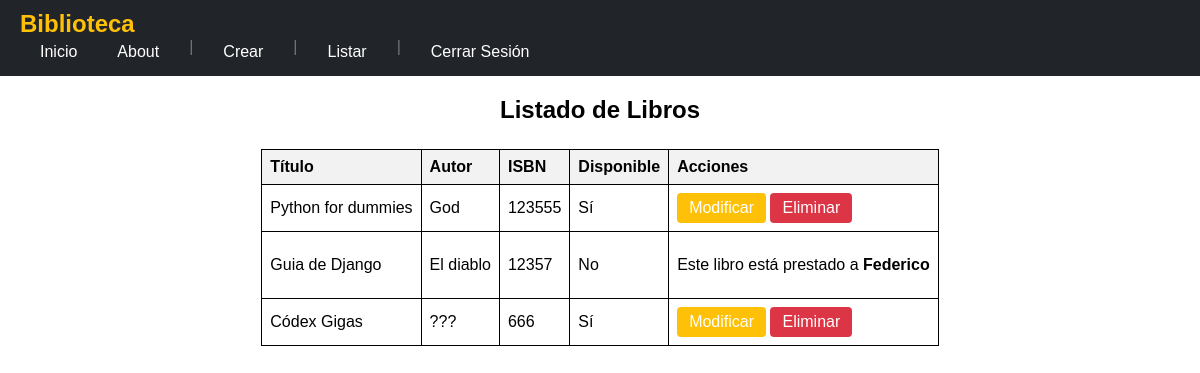
Screenshot of /listar_libros/ (signed in) with the database file from the repository.
### biblioteca/models.py (models this page shows, shortened)
class Libro(models.Model):
    titulo = models.CharField(max_length=200)
    autor = models.CharField(max_length=100)
    isbn = models.CharField(max_length=13, unique=True)
    disponible = models.BooleanField(default=True)

class Prestamo(models.Model):
    libro = models.ForeignKey(Libro, on_delete=models.CASCADE)
    usuario = models.ForeignKey(Usuario, on_delete=models.CASCADE)
    fecha_prestamo = models.DateField(auto_now_add=True)
    fecha_devolucion = models.DateField(null=True, blank=True)

class Usuario(models.Model):
    nombre = models.CharField(max_length=100)
    email = models.EmailField(unique=True)
    telefono = models.CharField(max_length=15, blank=True, null=True)
    fecha_registro = models.DateTimeField(auto_now_add=True)

### biblioteca/views.py (the view)
# urls.py: path('listar_libros/', views.listar_libros, name='listar_libros'),
def listar_libros(request):
    libros = Libro.objects.all()
    return render(request, 'biblioteca/listar_libros.html', {'libros': libros})

### biblioteca/templates/biblioteca/listar_libros.html (shortened to what this page needs)
{% extends "biblioteca/base.html" %}
{% block contenido %}
<fieldset>
  <legend><h2>Listado de Libros</h2></legend>
  <table>
    <thead>
      <tr>
        <th>Título</th>
        <th>Autor</th>
        <th>ISBN</th>
        <th>Disponible</th>
        {% if user.is_authenticated %}
          <th>Acciones</th>
        {% endif %}
        </tr>
    </thead>
    <tbody>
      {% for libro in libros %}
        <tr>
          <td>{{ libro.titulo }}</td>
          <td>{{ libro.autor }}</td>
          <td>{{ libro.isbn }}</td>
          <td>
            {{ libro.disponible|yesno:"Sí,No" }}
          </td>
          {% if user.is_authenticated %}
            <td>
              {% if libro.disponible %}
                <a href="{% url 'modificar_libro' libro.id %}" class="btn btn-warning btn-sm">Modificar</a>
                <form action="{% url 'eliminar_libro' libro.id %}" method="post" style="display:inline;">
                  <button type="submit" class="btn btn-danger btn-sm" onclick="return confirm('¿Estás seguro de que quieres eliminar este libro?')">Eliminar</button>
                </form>
                {% else %}
                  {% if libro.prestamo_set.exists %}
                    <p>Este libro está prestado a <strong>{{ libro.prestamo_set.first.usuario.nombre }}</strong></p>
                  {% endif %}
              {% endif %}
            </td>
          {% endif %}
        </tr>
      {% empty %}
        <tr>
          <td colspan="5">No hay libros disponibles.</td>
        </tr>
      {% endfor %}
    </tbody>
  </table>
</fieldset>
{% endblock %}

### biblioteca/static/css/styles.css (style rules this page uses)
body { margin: 0; font-family: Arial, sans-serif; cursor: default; }
body.authenticated { cursor: pointer; }
fieldset { border: 0px; }
table { width: 100%; border-collapse: collapse; }
th, td { border: 1px solid black; padding: 8px; text-align: left; }
th { background-color: #f2f2f2; }
.btn { display: inline-block; text-align: center; padding: 0.375rem 0.75rem; font-size: 1rem; border-radius: 0.25rem; border: none; text-decoration: none; color: white; }
.btn-warning { background-color: #ffc107; }
.btn-danger { background-color: #dc3545; }

### rows the page displays
Libro: titulo "Python for dummies", autor "God", isbn "123555", disponible "Sí", shows "Modificar"
Libro: titulo "Guia de Django", autor "El diablo", isbn "12357", disponible "No", prestamo_set.first.usuario.nombre "Federico"
Libro: titulo "Códex Gigas", autor "???", isbn "666", disponible "Sí", shows "Modificar"
